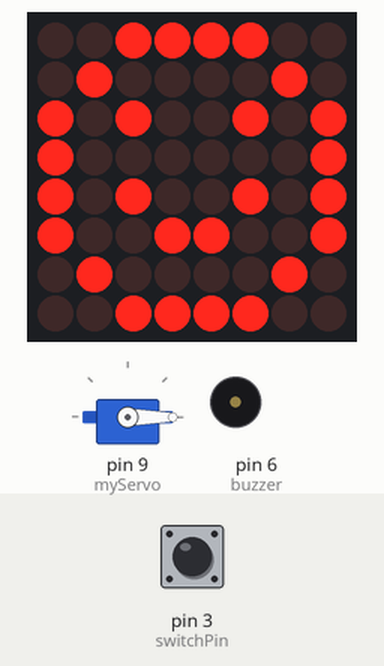
Recording of a sketch running on a simulated Arduino Uno, built with avr-gcc and run on an emulated ATmega328P. On the bench: servo, 8×8 LED matrix, buzzer (waves = sounding). The inputs (shaded band) are chosen by the test bench; at power-on: pin 3 (switchPin) LOW.

Above: at 1.2 s.
1.3 s: pin 3 (switchPin) pulled HIGH for 0.15 s
At 2.1 s:
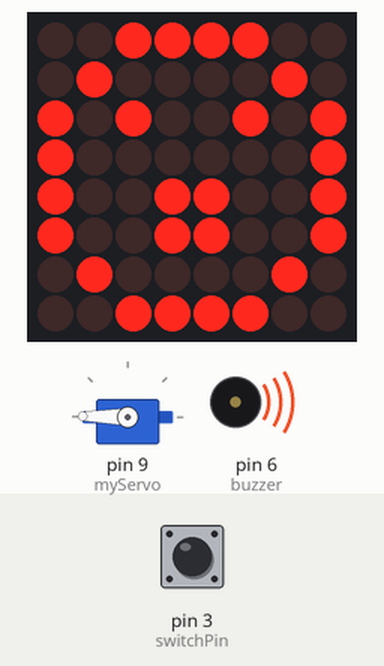
4.4 s: pin 3 (switchPin) pulled HIGH for 1 s
At 4.6 s:
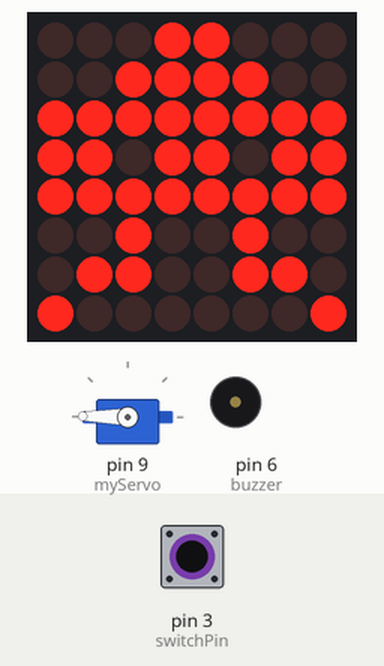
11.8 s: pin 3 (switchPin) pulled HIGH for 0.15 s
At 12.6 s:
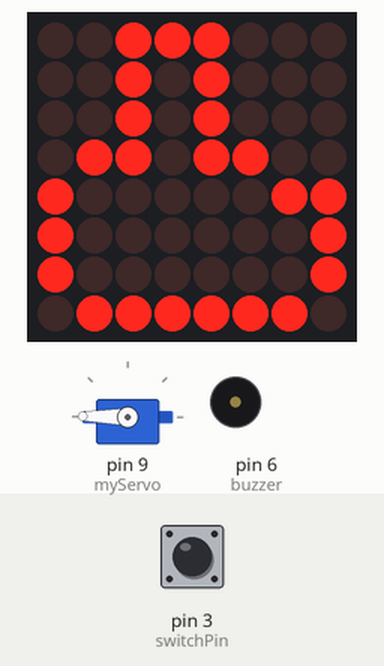
Timing chart, 0 to 14.8 s (numbered marks = the images above; inputs shaded):
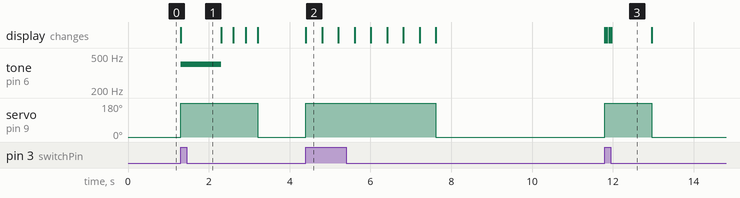

Measured:
- after the input at 1.3 s, tone on pin 6 (buzzer): silent → 400 Hz at once, → silent 1.0 s later; servo on pin 9 (myServo): 0° → 179° at once, → 0° 1.9 s later; the display: changes at once (image 1)
- after the input at 4.4 s, servo on pin 9 (myServo): 0° → 179° at once, → 0° 3.2 s later; the display: changes at once (image 2)
- after the input at 11.8 s, servo on pin 9 (myServo): 0° → 179° at once, → 0° 1.2 s later; the display: first changes at once (image 3 shows a later state)
- what the display in image 2 shows lasts 0.4 s, from 4.4 s to 4.8 s
- what the display in image 3 shows lasts 1.0 s, from 12.0 s to 13.0 s

The sketch:

blackEyedPease.ino
```cpp
/* Qu'est-ce que c'est qu'on veut faire en vrai:
 *
 *  1 - smiley qui fait genre :|
 *  4 - affiche le code
 *  5 V smiley qui crie
 *  6 V fuck
 *  9 - Demande le code -- boucle tant qu'erreur -- rappel après 5 erreurs
 *  10 V Alien
 *  11 - Surprise
 *
 */

#include <Servo.h>
#include <LedControl.h>

Servo myServo;
LedControl lc = LedControl(12,11,10,1);

int const switchPin = 3;
int angle;
const int buzzer = 6;
bool alreadyPlayed = false;
bool switchEntered = false;
int switchVal;
int alienIndex = 0;
int scenario = 0;

void setup() {
  myServo.attach(9);
  Serial.begin(9600);

  // the zero refers to the MAX7219 number, it is zero for 1 chip
  lc.shutdown(0,false);// turn off power saving, enables display
  lc.setIntensity(0,8);// sets brightness (0~15 possible values)
  lc.clearDisplay(0);// clear screen

  pinMode(buzzer, OUTPUT);
}

void loop() {
  switchVal = digitalRead(switchPin);
  if(switchVal == 1){
    angle = 179;
    if(switchEntered == false){
    // set the servo position
      myServo.write(angle);
      switchEntered = true;
      switch (scenario){
        case 0:
          if(alreadyPlayed == false){
            screamAndShout();
            alreadyPlayed = true;
          }
          scenario++;
          break;
        case 1:
          alienIndex = 0;
          alien();
          scenario++;
          break;
        case 2:
          if(alreadyPlayed == false){
            fuck();
            alreadyPlayed = true;
          }
          scenario++;
          break;
        default:
          break;
      }
    }
  } else {
    alreadyPlayed = false;
    switchEntered = false;
    angle = 0;
    // set the servo position
    myServo.write(angle);

    lc.setRow(0,0,B00111100);
    lc.setRow(0,1,B01000010);
    lc.setRow(0,2,B10100101);
    lc.setRow(0,3,B10000001);
    lc.setRow(0,4,B10100101);
    lc.setRow(0,5,B10011001);
    lc.setRow(0,6,B01000010);
    lc.setRow(0,7,B00111100);
  }

}
```

anims.ino
```cpp
void screamAndShout() {
    lc.clearDisplay(0);
    /* SMILEY BRASSE */
    lc.setRow(0,0,B00111100);
    lc.setRow(0,1,B01000010);
    lc.setRow(0,2,B10100101);
    lc.setRow(0,3,B10000001);
    lc.setRow(0,4,B10011001);
    lc.setRow(0,5,B10011001);
    lc.setRow(0,6,B01000010);
    lc.setRow(0,7,B00111100);

    tone(buzzer, 400); // Send 1KHz sound signal...
    delay(1000);        // ...for 1 sec
    noTone(buzzer);     // Stop sound...

    lc.clearDisplay(0);

    lc.setRow(0,0,B00111100);
    lc.setRow(0,1,B01000010);
    lc.setRow(0,2,B10100101);
    lc.setRow(0,3,B10000001);
    lc.setRow(0,4,B10100101);
    lc.setRow(0,5,B10011001);
    lc.setRow(0,6,B01000010);
    lc.setRow(0,7,B00111100);

    delay(300);

    lc.clearDisplay(0);

    lc.setRow(0,0,B00111100);
    lc.setRow(0,1,B01000010);
    lc.setRow(0,2,B10100101);
    lc.setRow(0,3,B10000001);
    lc.setRow(0,4,B10000001);
    lc.setRow(0,5,B10111101);
    lc.setRow(0,6,B01000010);
    lc.setRow(0,7,B00111100);

    delay(300);

    lc.clearDisplay(0);

    lc.setRow(0,0,B00111100);
    lc.setRow(0,1,B01000010);
    lc.setRow(0,2,B10100101);
    lc.setRow(0,3,B10000001);
    lc.setRow(0,4,B10000001);
    lc.setRow(0,5,B10011001);
    lc.setRow(0,6,B01000010);
    lc.setRow(0,7,B00111100);

    delay(300);
}

//INVADER
 void alien(){
  lc.setRow(0,0,B00011000);
  lc.setRow(0,1,B00111100);
  lc.setRow(0,2,B11111111);
  lc.setRow(0,3,B11011011);
  lc.setRow(0,4,B11111111);
  lc.setRow(0,5,B00100100);
  lc.setRow(0,6,B01100110);
  lc.setRow(0,7,B10000001);

  delay(400);
  lc.clearDisplay(0);

  lc.setRow(0,0,B00011000);
  lc.setRow(0,1,B00111100);
  lc.setRow(0,2,B11111111);
  lc.setRow(0,3,B11111011);
  lc.setRow(0,4,B11111111);
  lc.setRow(0,5,B00100100);
  lc.setRow(0,6,B11100111);
  lc.setRow(0,7,B00000000);

  delay(400);
  lc.clearDisplay(0);

  lc.setRow(0,0,B00011000);
  lc.setRow(0,1,B00111100);
  lc.setRow(0,2,B11111111);
  lc.setRow(0,3,B11011111);
  lc.setRow(0,4,B11111111);
  lc.setRow(0,5,B00100100);
  lc.setRow(0,6,B01100110);
  lc.setRow(0,7,B10000001);

  delay(400);
  lc.clearDisplay(0);

  lc.setRow(0,0,B00011000);
  lc.setRow(0,1,B00111100);
  lc.setRow(0,2,B11111111);
  lc.setRow(0,3,B11011011);
  lc.setRow(0,4,B11111111);
  lc.setRow(0,5,B00100100);
  lc.setRow(0,6,B11100111);
  lc.setRow(0,7,B00000000);

  delay(400);
  alienIndex++;
  if(alienIndex <= 1){
    alien();
  }
 }

/* FUCK */
void fuck(){
  lc.setRow(0,0,B00000000);
  lc.setRow(0,1,B00000000);
  lc.setRow(0,2,B00000000);
  lc.setRow(0,3,B01111100);
  lc.setRow(0,4,B10000011);
  lc.setRow(0,5,B10000001);
  lc.setRow(0,6,B10000001);
  lc.setRow(0,7,B01111110);

  delay(50);
  lc.clearDisplay(0);

  lc.setRow(0,0,B00000000);
  lc.setRow(0,1,B00000000);
  lc.setRow(0,2,B00111000);
  lc.setRow(0,3,B01101100);
  lc.setRow(0,4,B10000011);
  lc.setRow(0,5,B10000001);
  lc.setRow(0,6,B10000001);
  lc.setRow(0,7,B01111110);

  delay(50);
  lc.clearDisplay(0);

  lc.setRow(0,0,B00000000);
  lc.setRow(0,1,B00111000);
  lc.setRow(0,2,B00101000);
  lc.setRow(0,3,B01101100);
  lc.setRow(0,4,B10000011);
  lc.setRow(0,5,B10000001);
  lc.setRow(0,6,B10000001);
  lc.setRow(0,7,B01111110);

  delay(50);
  lc.clearDisplay(0);

  lc.setRow(0,0,B00111000);
  lc.setRow(0,1,B00101000);
  lc.setRow(0,2,B00101000);
  lc.setRow(0,3,B01101100);
  lc.setRow(0,4,B10000011);
  lc.setRow(0,5,B10000001);
  lc.setRow(0,6,B10000001);
  lc.setRow(0,7,B01111110);

  delay(1000);
}
```
